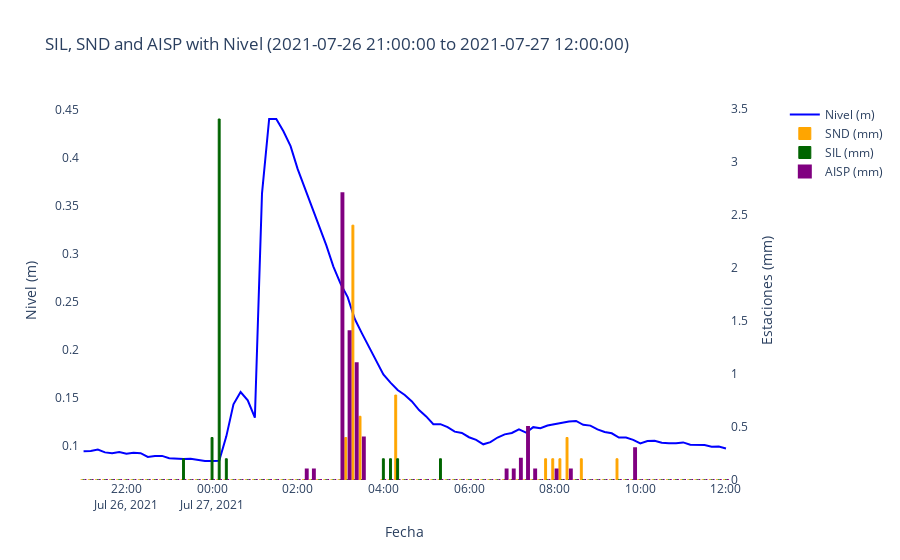

Write notebook code for a chart like this one.
### Code cell
fecha_inicio = pedir_fecha("Ingrese la fecha de inicio:")
fecha_fin = pedir_fecha("Ingrese la fecha de fin:")

merged_filtered = merged.loc[(merged.index >= fecha_inicio) & (merged.index <= fecha_fin)]
fig = make_subplots(specs=[[{"secondary_y": True}]])

fig.add_trace(
    go.Scatter(
        x=merged_filtered.index,
        y=merged_filtered["nivel"],
        mode="lines",
        line=dict(color='blue'),
        name="Nivel (m)"
    ),
    secondary_y=False
)

fig.add_trace(
    go.Bar(
        x=merged_filtered.index,
        y=merged_filtered["snd"],
        name="SND (mm)",
        marker=dict(
            color="orange",
            opacity=1,
            line=dict(
                color="orange",
                width=1
            )
        )
    ),
    secondary_y=True
)

fig.add_trace(
    go.Bar(
        x=merged_filtered.index,
        y=merged_filtered["sil"],
        name="SIL (mm)",
        marker=dict(
            color="darkgreen",
            opacity=1,
            line=dict(
                color="darkgreen",
                width=1
            )
        )
    ),
    secondary_y=True
)

fig.add_trace(
    go.Bar(
        x=merged_filtered.index,
        y=merged_filtered["aisp"],
        name="AISP (mm)",
        marker=dict(
            color="purple",
            opacity=1,
            line=dict(
                color="purple",
                width=2
            )
        )
    ),
    secondary_y=True
)

fig.update_layout(
    title="SIL, SND and AISP with Nivel (2021-07-26 21:00:00 to 2021-07-27 12:00:00)",
    xaxis_title="Fecha",
    barmode="group",  
    legend=dict(
        x=1.02,
        y=1,
        bgcolor='rgba(255,255,255,0)'
    ),
    plot_bgcolor='white',
    paper_bgcolor='white',
    height=800  
)

fig.update_yaxes(title_text="Nivel (m)", secondary_y=False)
fig.update_yaxes(title_text="Estaciones (mm)", secondary_y=True)

fig.show()
